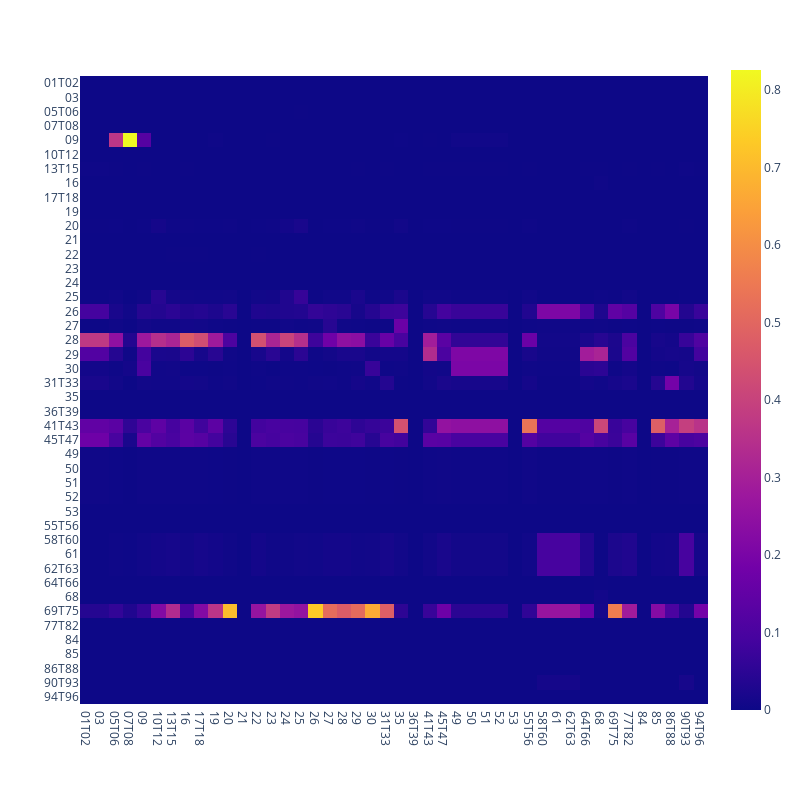

Notebook cell for this chart:
### Markdown cell above
## Comparison to VW-based Matrix

### Code cell
vw_matrix = pd.read_csv("investment_matrix.csv", index_col=0)
px.imshow(vw_matrix, width=800, height = 800)
#Image("VWoecdmat.png")

### Figure 1 — Plotly figure (JSON) as saved in the notebook; plotly's stock layout.template omitted (floating-point values rounded to 4 significant figures; data arrays with more than 128 entries replaced by an {"elided": "..."} marker saying what was removed)
{"data": [{"coloraxis": "coloraxis", "hovertemplate": "x: %{x}<br>y: %{y}<br>color: %{z}<extra></extra>", "name": "0", "type": "heatmap", "x": ["01T02", "03", "05T06", "07T08", "09", "10T12", "13T15", "16", "17T18", "19", "20", "21", "22", "23", "24", "25", "26", "27", "28", "29", "30", "31T33", "35", "36T39", "41T43", "45T47", "49", "50", "51", "52", "53", "55T56", "58T60", "61", "62T63", "64T66", "68", "69T75", "77T82", "84", "85", "86T88", "90T93", "94T96"], "xaxis": "x", "y": ["01T02", "03", "05T06", "07T08", "09", "10T12", "13T15", "16", "17T18", "19", "20", "21", "22", "23", "24", "25", "26", "27", "28", "29", "30", "31T33", "35", "36T39", "41T43", "45T47", "49", "50", "51", "52", "53", "55T56", "58T60", "61", "62T63", "64T66", "68", "69T75", "77T82", "84", "85", "86T88", "90T93", "94T96"], "yaxis": "y", "z": {"elided": "44x44 float values"}}], "layout": {"coloraxis": {"colorscale": [[0, "#0d0887"], [0.1111, "#46039f"], [0.2222, "#7201a8"], [0.3333, "#9c179e"], [0.4444, "#bd3786"], [0.5556, "#d8576b"], [0.6667, "#ed7953"], [0.7778, "#fb9f3a"], [0.8889, "#fdca26"], [1, "#f0f921"]]}, "height": 800, "margin": {"t": 60}, "width": 800, "xaxis": {"anchor": "y", "constrain": "domain", "domain": [0, 1], "scaleanchor": "y"}, "yaxis": {"anchor": "x", "autorange": "reversed", "constrain": "domain", "domain": [0, 1]}}}
